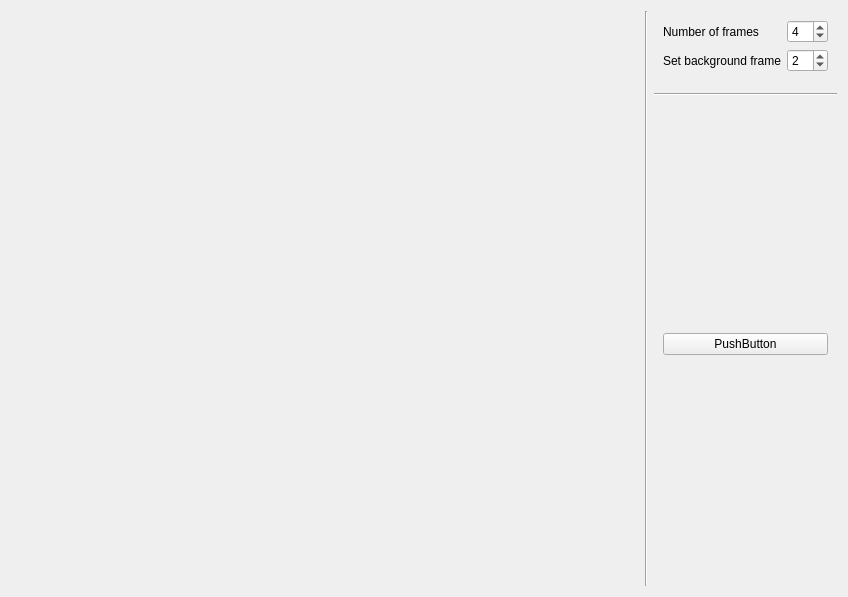
<?xml version="1.0" encoding="UTF-8"?>
<ui version="4.0">
 <class>camDisplayQWidget</class>
 <widget class="QWidget" name="camDisplayQWidget">
  <property name="geometry">
   <rect>
    <x>0</x>
    <y>0</y>
    <width>848</width>
    <height>597</height>
   </rect>
  </property>
  <property name="windowTitle">
   <string>Form</string>
  </property>
  <layout class="QGridLayout" name="gridLayout_2" rowstretch="0,0,0,10" columnstretch="100,0,0">
   <item row="2" column="2">
    <widget class="Line" name="lineHorizontal">
     <property name="orientation">
      <enum>Qt::Horizontal</enum>
     </property>
    </widget>
   </item>
   <item row="0" column="2">
    <widget class="QWidget" name="inputWidget" native="true">
     <layout class="QFormLayout" name="formLayout">
      <property name="sizeConstraint">
       <enum>QLayout::SetDefaultConstraint</enum>
      </property>
      <property name="fieldGrowthPolicy">
       <enum>QFormLayout::AllNonFixedFieldsGrow</enum>
      </property>
      <item row="0" column="0">
       <widget class="QLabel" name="numberOfFramesLabel">
        <property name="sizePolicy">
         <sizepolicy hsizetype="Preferred" vsizetype="Preferred">
          <horstretch>10</horstretch>
          <verstretch>0</verstretch>
         </sizepolicy>
        </property>
        <property name="minimumSize">
         <size>
          <width>0</width>
          <height>0</height>
         </size>
        </property>
        <property name="text">
         <string>Number of frames</string>
        </property>
       </widget>
      </item>
      <item row="0" column="1">
       <widget class="QSpinBox" name="numberOfFramesSpinBox">
        <property name="alignment">
         <set>Qt::AlignLeading|Qt::AlignLeft|Qt::AlignVCenter</set>
        </property>
        <property name="suffix">
         <string/>
        </property>
        <property name="value">
         <number>4</number>
        </property>
       </widget>
      </item>
      <item row="1" column="0">
       <widget class="QLabel" name="setBackgroundFrameLabel">
        <property name="text">
         <string>Set background frame</string>
        </property>
       </widget>
      </item>
      <item row="1" column="1">
       <widget class="QSpinBox" name="setBackgroundFrameSpinBox">
        <property name="value">
         <number>2</number>
        </property>
       </widget>
      </item>
     </layout>
    </widget>
   </item>
   <item row="0" column="0" rowspan="4">
    <widget class="QWidget" name="framesWidget" native="true">
     <property name="sizePolicy">
      <sizepolicy hsizetype="Minimum" vsizetype="Preferred">
       <horstretch>0</horstretch>
       <verstretch>0</verstretch>
      </sizepolicy>
     </property>
     <layout class="QVBoxLayout" name="verticalLayout_2"/>
    </widget>
   </item>
   <item row="3" column="2">
    <widget class="QWidget" name="odWidget" native="true">
     <layout class="QVBoxLayout" name="verticalLayout_4">
      <item>
       <widget class="QPushButton" name="pushButton">
        <property name="text">
         <string>PushButton</string>
        </property>
       </widget>
      </item>
     </layout>
    </widget>
   </item>
   <item row="0" column="1" rowspan="4">
    <widget class="Line" name="lineVertical">
     <property name="orientation">
      <enum>Qt::Vertical</enum>
     </property>
    </widget>
   </item>
  </layout>
 </widget>
 <resources/>
 <connections/>
</ui>
